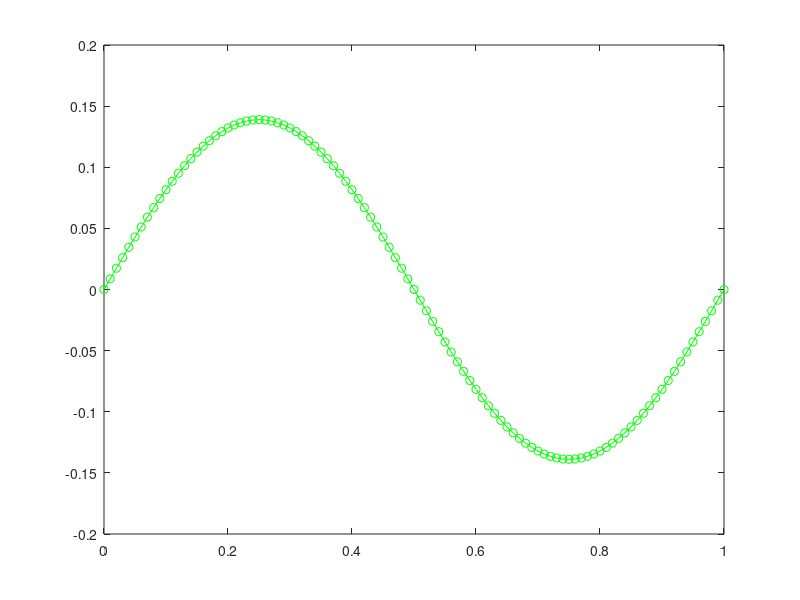

The MATLAB script that drew this image: (Note: this script raises an error after producing the figure.)
clc
clear all

sol = csvread('solution_1d.csv');
sol = sol(3,1:end-1); %remove endline character

x = linspace(0,1,101);
% for t = 0:10:50 
% u = exp(-((2*pi)^2)*t/1000)*sin(2*pi*x);
% plot(x, u);
% hold on
% end

t = 0.05;
u = exp(-((2*pi)^2)*t)*sin(2*pi*x);
plot(x, u,'g-o');
hold on
plot(x, sol, 'r');